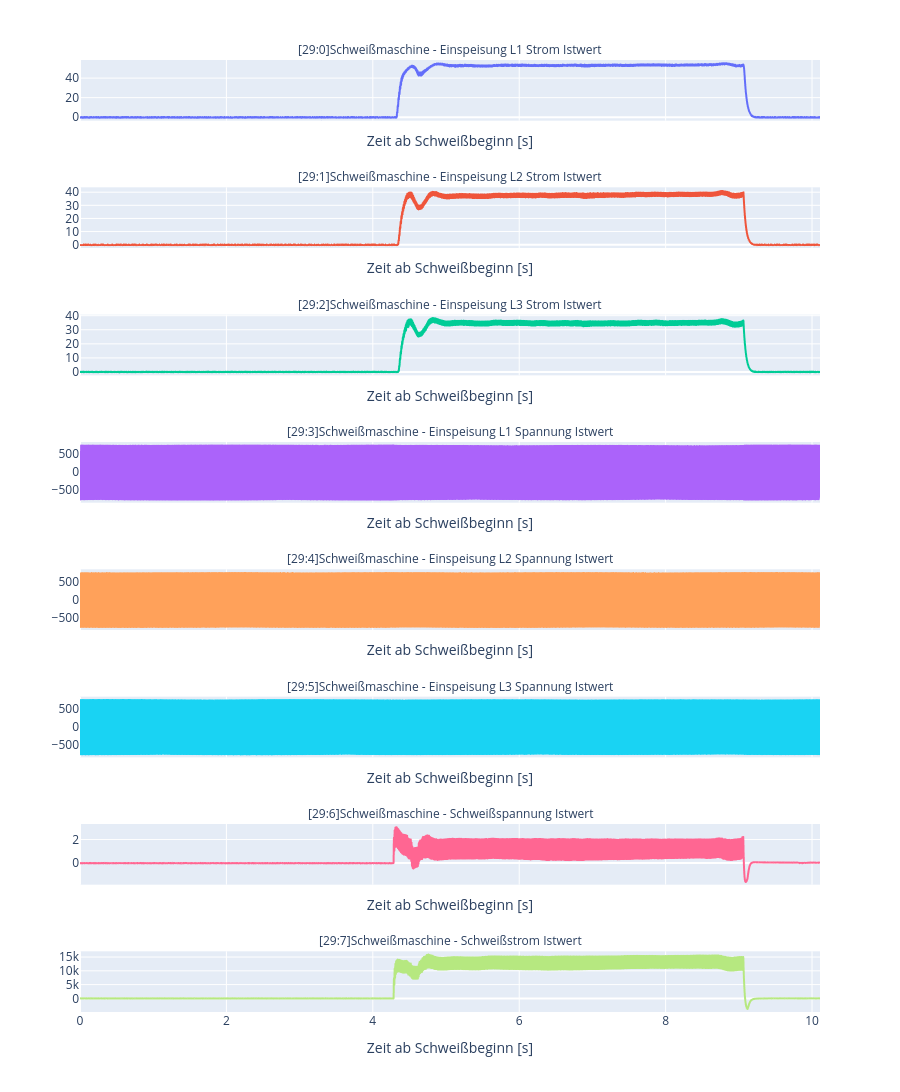

The cell this chart's notebook holds for it:
### Code cell
SEQ = 1
s = df_aug.filter(pl.col('seq_id') == SEQ).row(0, named=True)
start_time, end_time = s['start'], s['end']

cols = [c for c in lf.collect_schema().names() if c != 'Time']

df_seq = (
    lf
    .filter(pl.col('Time').is_between(start_time, end_time))
    .select('Time', *cols)
    .with_columns(t=(pl.col('Time') - start_time).dt.total_milliseconds() / 1000)
    .collect(engine='streaming')
)

for i in range(0, len(cols), 8):
    batch = cols[i:i+8]
    fig = px.line(df_seq.select('t', pl.col(batch).cast(pl.Float32)),
                  x='t', y=batch, facet_col='variable', facet_col_wrap=1,
                  height=220 * len(batch), render_mode='webgl')

    fig.update_yaxes(matches=None, title=None)
    fig.update_xaxes(title='Zeit ab Schweißbeginn [s]')
    fig.for_each_annotation(lambda a: a.update(text=a.text.split('=', 1)[1]))
    fig.update_layout(showlegend=False, hovermode='x unified')
    fig.write_image(f'./Images/seq{SEQ + 1}_part{i // 8}.png', width=1500, scale=2)
    fig.show()

### Figure 1 — Plotly figure (JSON) as saved in the notebook; plotly's stock layout.template omitted (floating-point values rounded to 4 significant figures; data arrays with more than 128 entries replaced by an {"elided": "..."} marker saying what was removed)
{"data": [{"hovertemplate": "variable=[29:0]Schweißmaschine - Einspeisung L1 Strom Istwert<br>t=%{x}<br>value=%{y}<extra></extra>", "legendgroup": "[29:0]Schweißmaschine - Einspeisung L1 Strom Istwert", "line": {"color": "#636efa", "dash": "solid"}, "marker": {"symbol": "circle"}, "mode": "lines", "name": "[29:0]Schweißmaschine - Einspeisung L1 Strom Istwert", "showlegend": true, "type": "scattergl", "x": {"elided": "10110 float values"}, "xaxis": "x8", "y": {"elided": "10110 float values"}, "yaxis": "y8"}, {"hovertemplate": "variable=[29:1]Schweißmaschine - Einspeisung L2 Strom Istwert<br>t=%{x}<br>value=%{y}<extra></extra>", "legendgroup": "[29:1]Schweißmaschine - Einspeisung L2 Strom Istwert", "line": {"color": "#EF553B", "dash": "solid"}, "marker": {"symbol": "circle"}, "mode": "lines", "name": "[29:1]Schweißmaschine - Einspeisung L2 Strom Istwert", "showlegend": true, "type": "scattergl", "x": {"elided": "10110 float values"}, "xaxis": "x7", "y": {"elided": "10110 float values"}, "yaxis": "y7"}, {"hovertemplate": "variable=[29:2]Schweißmaschine - Einspeisung L3 Strom Istwert<br>t=%{x}<br>value=%{y}<extra></extra>", "legendgroup": "[29:2]Schweißmaschine - Einspeisung L3 Strom Istwert", "line": {"color": "#00cc96", "dash": "solid"}, "marker": {"symbol": "circle"}, "mode": "lines", "name": "[29:2]Schweißmaschine - Einspeisung L3 Strom Istwert", "showlegend": true, "type": "scattergl", "x": {"elided": "10110 float values"}, "xaxis": "x6", "y": {"elided": "10110 float values"}, "yaxis": "y6"}, {"hovertemplate": "variable=[29:3]Schweißmaschine - Einspeisung L1 Spannung Istwert<br>t=%{x}<br>value=%{y}<extra></extra>", "legendgroup": "[29:3]Schweißmaschine - Einspeisung L1 Spannung Istwert", "line": {"color": "#ab63fa", "dash": "solid"}, "marker": {"symbol": "circle"}, "mode": "lines", "name": "[29:3]Schweißmaschine - Einspeisung L1 Spannung Istwert", "showlegend": true, "type": "scattergl", "x": {"elided": "10110 float values"}, "xaxis": "x5", "y": {"elided": "10110 float values"}, "yaxis": "y5"}, {"hovertemplate": "variable=[29:4]Schweißmaschine - Einspeisung L2 Spannung Istwert<br>t=%{x}<br>value=%{y}<extra></extra>", "legendgroup": "[29:4]Schweißmaschine - Einspeisung L2 Spannung Istwert", "line": {"color": "#FFA15A", "dash": "solid"}, "marker": {"symbol": "circle"}, "mode": "lines", "name": "[29:4]Schweißmaschine - Einspeisung L2 Spannung Istwert", "showlegend": true, "type": "scattergl", "x": {"elided": "10110 float values"}, "xaxis": "x4", "y": {"elided": "10110 float values"}, "yaxis": "y4"}, {"hovertemplate": "variable=[29:5]Schweißmaschine - Einspeisung L3 Spannung Istwert<br>t=%{x}<br>value=%{y}<extra></extra>", "legendgroup": "[29:5]Schweißmaschine - Einspeisung L3 Spannung Istwert", "line": {"color": "#19d3f3", "dash": "solid"}, "marker": {"symbol": "circle"}, "mode": "lines", "name": "[29:5]Schweißmaschine - Einspeisung L3 Spannung Istwert", "showlegend": true, "type": "scattergl", "x": {"elided": "10110 float values"}, "xaxis": "x3", "y": {"elided": "10110 float values"}, "yaxis": "y3"}, {"hovertemplate": "variable=[29:6]Schweißmaschine - Schweißspannung Istwert<br>t=%{x}<br>value=%{y}<extra></extra>", "legendgroup": "[29:6]Schweißmaschine - Schweißspannung Istwert", "line": {"color": "#FF6692", "dash": "solid"}, "marker": {"symbol": "circle"}, "mode": "lines", "name": "[29:6]Schweißmaschine - Schweißspannung Istwert", "showlegend": true, "type": "scattergl", "x": {"elided": "10110 float values"}, "xaxis": "x2", "y": {"elided": "10110 float values"}, "yaxis": "y2"}, {"hovertemplate": "variable=[29:7]Schweißmaschine - Schweißstrom Istwert<br>t=%{x}<br>value=%{y}<extra></extra>", "legendgroup": "[29:7]Schweißmaschine - Schweißstrom Istwert", "line": {"color": "#B6E880", "dash": "solid"}, "marker": {"symbol": "circle"}, "mode": "lines", "name": "[29:7]Schweißmaschine - Schweißstrom Istwert", "showlegend": true, "type": "scattergl", "x": {"elided": "10110 float values"}, "xaxis": "x", "y": {"elided": "10110 float values"}, "yaxis": "y"}], "layout": {"annotations": [{"font": {}, "showarrow": false, "text": "[29:7]Schweißmaschine - Schweißstrom Istwert", "x": 0.5, "xanchor": "center", "xref": "paper", "y": 0.06375, "yanchor": "bottom", "yref": "paper"}, {"font": {}, "showarrow": false, "text": "[29:6]Schweißmaschine - Schweißspannung Istwert", "x": 0.5, "xanchor": "center", "xref": "paper", "y": 0.1975, "yanchor": "bottom", "yref": "paper"}, {"font": {}, "showarrow": false, "text": "[29:5]Schweißmaschine - Einspeisung L3 Spannung Istwert", "x": 0.5, "xanchor": "center", "xref": "paper", "y": 0.3313, "yanchor": "bottom", "yref": "paper"}, {"font": {}, "showarrow": false, "text": "[29:4]Schweißmaschine - Einspeisung L2 Spannung Istwert", "x": 0.5, "xanchor": "center", "xref": "paper", "y": 0.465, "yanchor": "bottom", "yref": "paper"}, {"font": {}, "showarrow": false, "text": "[29:3]Schweißmaschine - Einspeisung L1 Spannung Istwert", "x": 0.5, "xanchor": "center", "xref": "paper", "y": 0.5988, "yanchor": "bottom", "yref": "paper"}, {"font": {}, "showarrow": false, "text": "[29:2]Schweißmaschine - Einspeisung L3 Strom Istwert", "x": 0.5, "xanchor": "center", "xref": "paper", "y": 0.7325, "yanchor": "bottom", "yref": "paper"}, {"font": {}, "showarrow": false, "text": "[29:1]Schweißmaschine - Einspeisung L2 Strom Istwert", "x": 0.5, "xanchor": "center", "xref": "paper", "y": 0.8662, "yanchor": "bottom", "yref": "paper"}, {"font": {}, "showarrow": false, "text": "[29:0]Schweißmaschine - Einspeisung L1 Strom Istwert", "x": 0.5, "xanchor": "center", "xref": "paper", "y": 1, "yanchor": "bottom", "yref": "paper"}], "height": 1760, "hovermode": "x unified", "legend": {"title": {"text": "variable"}, "tracegroupgap": 0}, "margin": {"t": 60}, "showlegend": false, "xaxis": {"anchor": "y", "domain": [0, 1], "title": {"text": "Zeit ab Schweißbeginn [s]"}}, "xaxis2": {"anchor": "y2", "domain": [0, 1], "matches": "x", "showticklabels": false, "title": {"text": "Zeit ab Schweißbeginn [s]"}}, "xaxis3": {"anchor": "y3", "domain": [0, 1], "matches": "x", "showticklabels": false, "title": {"text": "Zeit ab Schweißbeginn [s]"}}, "xaxis4": {"anchor": "y4", "domain": [0, 1], "matches": "x", "showticklabels": false, "title": {"text": "Zeit ab Schweißbeginn [s]"}}, "xaxis5": {"anchor": "y5", "domain": [0, 1], "matches": "x", "showticklabels": false, "title": {"text": "Zeit ab Schweißbeginn [s]"}}, "xaxis6": {"anchor": "y6", "domain": [0, 1], "matches": "x", "showticklabels": false, "title": {"text": "Zeit ab Schweißbeginn [s]"}}, "xaxis7": {"anchor": "y7", "domain": [0, 1], "matches": "x", "showticklabels": false, "title": {"text": "Zeit ab Schweißbeginn [s]"}}, "xaxis8": {"anchor": "y8", "domain": [0, 1], "matches": "x", "showticklabels": false, "title": {"text": "Zeit ab Schweißbeginn [s]"}}, "yaxis": {"anchor": "x", "domain": [0, 0.06375], "title": {}}, "yaxis2": {"anchor": "x2", "domain": [0.1338, 0.1975], "title": {}}, "yaxis3": {"anchor": "x3", "domain": [0.2675, 0.3313], "title": {}}, "yaxis4": {"anchor": "x4", "domain": [0.4012, 0.465], "title": {}}, "yaxis5": {"anchor": "x5", "domain": [0.535, 0.5988], "title": {}}, "yaxis6": {"anchor": "x6", "domain": [0.6687, 0.7325], "title": {}}, "yaxis7": {"anchor": "x7", "domain": [0.8025, 0.8662], "title": {}}, "yaxis8": {"anchor": "x8", "domain": [0.9363, 1], "title": {}}}}
